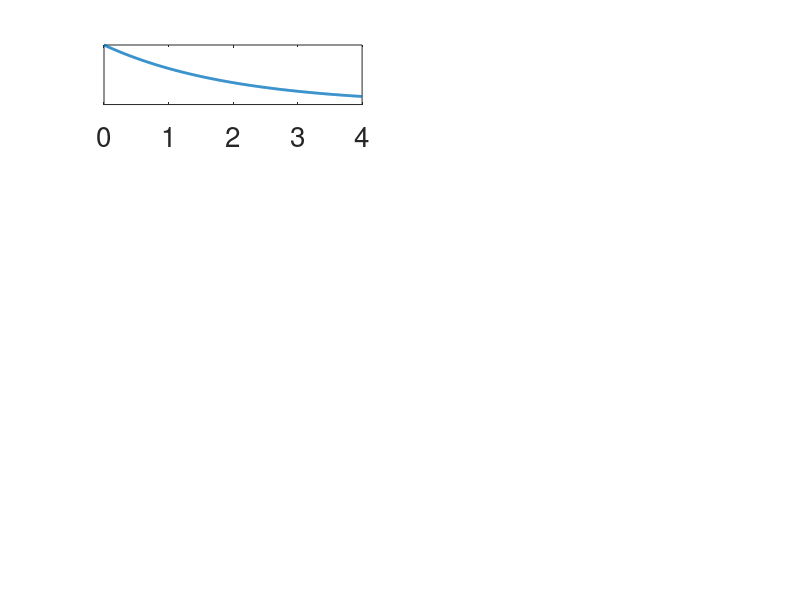

Source code (MATLAB): (Note: this script raises an error after producing the figure.)
clear all;
clc;
addpath(genpath(pwd));

mean_tau = 2;
x = 0:0.01:2*mean_tau;

i=0;
NE = [1,5,10,25,100];


hf = figure;

for shape = NE
rate = shape/mean_tau;
pdf = ((rate^shape) * (x.^(shape -1)) .* exp(-rate*x)/gamma(shape));
i=i+1;
ha(i) = subplot(length(NE),2,2*i-1)
plot(x,pdf,'LineStyle','-','LineWidth',2);hold on;yticks([]);
set(gca,'FontSize',20)

line([mean_tau, mean_tau], [0, max(pdf)], 'Color', [0.1,0.1,0.1],'LineStyle','--',LineWidth=2);

if i == 5
    xlabel('\tau (hrs)');
elseif i == 3   
    ylabel('PDF of \tau');
end


CV = 1/sqrt(shape);
str = strcat('cv = ',num2str(CV),' N_E =', num2str(shape));
yticks([0 0.3 0.6 0.9 1.2 1.5 1.8 2.1]);
%annotation('textbox',dim,'String',str,'FitBoxToText','on');

%ha(i).Position = ha(i).Position + [0 0 0 0.5]; 

end

set(gca,'fontname','times')



pos = get(ha, 'position');
dim = cellfun(@(x) x.*[1 1 0.5 0.5], pos, 'uni',0);

% 2 points after decimal


for i = 1: length(NE)

CV = 1/sqrt(NE(i));
annotation(hf, 'textbox', dim{i}, 'String',  strcat('CV = ','  ',num2str(CV,2), '; ',' N_E =   ',num2str(NE(i)) )  ,'Position', ha(i).Position + [0.2 0 0 0],'EdgeColor','none', 'FontSize',20,'verticalalignment', 'top','FitBoxToText','on','FontName','times') ;

end

%% functions inclusion
time_free_phages = 0:0.01:4;

for i = 1:length(NE)

NE_cases = NE(i); %number of exposed class

moi_mean = 0.1;

S0 = 1e8;
V0 = S0*moi_mean;

y(1,1) = S0;
y(1,2:NE_cases+1) = 0;
y(1,NE_cases+2) = 0 ;
y(1,NE_cases+3) = V0;

theta_raunak = [0.2,13e-8,2,200];
dilution_factor = 100;
[time2,y_series2,time_abs,pre_dil] = one_step_simulate_particular_points(time_free_phages,y,theta_raunak,NE_cases, dilution_factor);

subplot(length(NE),2,2*i);
semilogy(time2,y_series2(end,:),'-k', 'LineWidth',2);

if i == 5
    xlabel('Time (hrs)');
elseif i == 3  
    ylabel('Phage density (virions/ml)');
end
yticks([1e2 1e3 1e4 1e5 1e6 1e7 1e8 1e9 1e10]);

set(gca,'FontSize',20)
set(gca,'fontname','times')
end


%%

han=axes(hf,'visible','off'); 
%han.Title.Visible='on';
han.XLabel.Visible='on';
han.YLabel.Visible='on';
%ylabel(han,'PDF of \tau ');
%xlabel(han,'\tau (hours)');
set(gca,'FontSize',20)

set(gca,'fontname','times')
